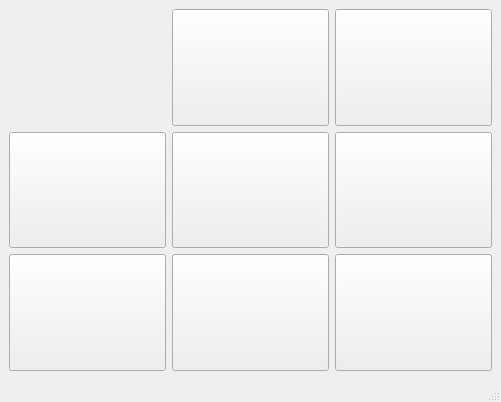
<?xml version="1.0" encoding="UTF-8"?>
<ui version="4.0">
 <class>MainWindow</class>
 <widget class="QMainWindow" name="MainWindow">
  <property name="geometry">
   <rect>
    <x>0</x>
    <y>0</y>
    <width>501</width>
    <height>402</height>
   </rect>
  </property>
  <property name="windowTitle">
   <string>MainWindow</string>
  </property>
  <widget class="QWidget" name="centralwidget">
   <layout class="QGridLayout" name="gridLayout_2">
    <item row="0" column="1">
     <layout class="QGridLayout" name="gridLayout">
      <item row="1" column="1">
       <widget class="QPushButton" name="fbtn_01">
        <property name="sizePolicy">
         <sizepolicy hsizetype="MinimumExpanding" vsizetype="MinimumExpanding">
          <horstretch>0</horstretch>
          <verstretch>0</verstretch>
         </sizepolicy>
        </property>
        <property name="text">
         <string/>
        </property>
       </widget>
      </item>
      <item row="3" column="0">
       <widget class="QPushButton" name="fbtn_10">
        <property name="sizePolicy">
         <sizepolicy hsizetype="Minimum" vsizetype="MinimumExpanding">
          <horstretch>0</horstretch>
          <verstretch>0</verstretch>
         </sizepolicy>
        </property>
        <property name="text">
         <string/>
        </property>
       </widget>
      </item>
      <item row="6" column="0">
       <widget class="QPushButton" name="fbtn_20">
        <property name="sizePolicy">
         <sizepolicy hsizetype="Minimum" vsizetype="MinimumExpanding">
          <horstretch>0</horstretch>
          <verstretch>0</verstretch>
         </sizepolicy>
        </property>
        <property name="text">
         <string/>
        </property>
       </widget>
      </item>
      <item row="1" column="2">
       <widget class="QPushButton" name="fbtn_02">
        <property name="sizePolicy">
         <sizepolicy hsizetype="MinimumExpanding" vsizetype="MinimumExpanding">
          <horstretch>0</horstretch>
          <verstretch>0</verstretch>
         </sizepolicy>
        </property>
        <property name="text">
         <string/>
        </property>
       </widget>
      </item>
      <item row="3" column="1">
       <widget class="QPushButton" name="fbtn_11">
        <property name="sizePolicy">
         <sizepolicy hsizetype="Minimum" vsizetype="MinimumExpanding">
          <horstretch>0</horstretch>
          <verstretch>0</verstretch>
         </sizepolicy>
        </property>
        <property name="text">
         <string/>
        </property>
       </widget>
      </item>
      <item row="3" column="2">
       <widget class="QPushButton" name="fbtn_12">
        <property name="sizePolicy">
         <sizepolicy hsizetype="Minimum" vsizetype="MinimumExpanding">
          <horstretch>0</horstretch>
          <verstretch>0</verstretch>
         </sizepolicy>
        </property>
        <property name="text">
         <string/>
        </property>
       </widget>
      </item>
      <item row="6" column="1">
       <widget class="QPushButton" name="fbtn_21">
        <property name="sizePolicy">
         <sizepolicy hsizetype="Minimum" vsizetype="MinimumExpanding">
          <horstretch>0</horstretch>
          <verstretch>0</verstretch>
         </sizepolicy>
        </property>
        <property name="text">
         <string/>
        </property>
       </widget>
      </item>
      <item row="6" column="2">
       <widget class="QPushButton" name="fbtn_22">
        <property name="sizePolicy">
         <sizepolicy hsizetype="Minimum" vsizetype="MinimumExpanding">
          <horstretch>0</horstretch>
          <verstretch>0</verstretch>
         </sizepolicy>
        </property>
        <property name="text">
         <string/>
        </property>
       </widget>
      </item>
      <item row="1" column="0">
       <widget class="QLabel" name="lbl00">
        <property name="sizePolicy">
         <sizepolicy hsizetype="MinimumExpanding" vsizetype="MinimumExpanding">
          <horstretch>0</horstretch>
          <verstretch>0</verstretch>
         </sizepolicy>
        </property>
        <property name="text">
         <string/>
        </property>
       </widget>
      </item>
     </layout>
    </item>
   </layout>
  </widget>
  <widget class="QMenuBar" name="menubar">
   <property name="geometry">
    <rect>
     <x>0</x>
     <y>0</y>
     <width>501</width>
     <height>22</height>
    </rect>
   </property>
  </widget>
  <widget class="QStatusBar" name="statusbar"/>
 </widget>
 <resources/>
 <connections/>
</ui>
